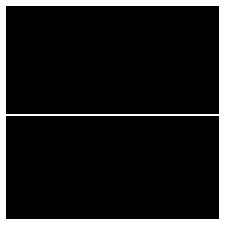
#> input picture data/FTex2_res/img1_hor_line.tiff, 225 x 225 px
$ python -i fibfourier.py   (imports and definitions only)
#> lines starting #> are read from the running program, lines starting #| are printed output that depends on the picture; after the words box and inside, x2 and y2 are one past the last pixel; in counts of white or black regions, pixels touching at a corner belong together
#> further down, picture is the input picture: shape (225, 225, 3); 11.2% white; 1 white region, box (x1, y1, x2, y2) and area: (0, 0, 225, 225) 5682
"""
Implementation of functions for FT analysis of 2D FRC images.
------------------------------------------------------------------------------------------------
@ Lakshminarayanan Mohana Kumar
22nd July 2021
"""

import numpy as np
# from matplotlib_settings import *
# from matplotlib import pyplot as plt
# import skimage.io as skio
from skimage import img_as_float
from skimage.color import rgb2gray
from skimage.transform import rotate  # EuclideanTransform, warp,
# import skimage.feature as skfeature
# from fiborient import orient_tensor_2D, theo_orient_tensor_2D
from skimage.filters import window
from scipy.fftpack import fft2, fftshift
from itertools import product, combinations


__version__ = '0.1'


def delta(i, j):
    if i==j:
        return 1
    else:
        return 0


def fourier_orient_tensor_2order(image, windowName='hann'):
    if image.ndim > 2:
        image = rgb2gray(image)
    image = img_as_float(image)

    # Fourier Transform
    wimg = image * window(windowName, image.shape)  # windowing the image
    wimgFT = np.abs(fftshift(fft2(wimg)))  # FT

    # Calculation of orientation tensor in Fourier space:
    m, n = wimgFT.shape
    u = np.arange(0, m) - m // 2
    v = np.arange(0, n) - n // 2
    uu, vv = np.meshgrid(u, v)  # all points in Fourier space
    r = np.sqrt(uu ** 2 + vv ** 2)  # radial distance to each point.
    r = np.where(r == 0, 1, r)

    ku = np.divide(uu, r)  # spatial frequency (unit vector component) in u-direction (x)
    kv = np.divide(vv, r)  # spatial frequency (unit vector component) in v-direction (y)
    E = np.sum(wimgFT)  # Total energy in Fourier space (sum of values at all points)

    # elements of the orientation tensor
    Quu = np.sum(ku ** 2 * wimgFT) / E
    Quv = np.sum(ku * kv * wimgFT) / E
    Qvv = np.sum(kv ** 2 * wimgFT) / E

    Q = np.array([[Quu, Quv], [Quv, Qvv]])  # orientation tensor in Fspace

    # estimating the actual orientation tensor from the tensor obtained in Fspace
    # rot = -np.pi / 2  # The axes in Fourier space are rotated by 90 degress w.r.t the axes in original image.
    R = np.array([[0, -1], [1, 0]])

    # transformation of orientation tensor for 90 degrees rotation.
    Q = R @ Q @ R.T  # Q is from Fourier space. Q2 is in original image.
    A = Q - 0.5 * np.eye(2)
    return Q, A


def fourier_orient_tensor_4order(image, windowName='hann'):
#> called with windowName = 'hann'
    if image.ndim > 2:
        image = rgb2gray(image)
    image = img_as_float(image)

    # Fourier Transform
    wimg = image * window(windowName, image.shape)  # windowing the image
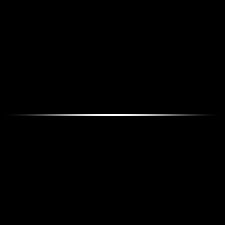
#> wimg: shape (225, 225) float64; min 0, max 0.999, mean 0.00444
    wimgFT = np.abs(fftshift(fft2(wimg)))  # FT
    wimgFT = rotate(wimgFT, 90, order=3)  # rotating image to match orientation of FT space with real space


    # Calculation of orientation tensor in Fourier space:
    m, n = wimgFT.shape
#> m = 225; n = 225
    u = np.arange(0, m) - m // 2
#> u = 225 values from -112 to 112
    v = np.arange(0, n) - n // 2
#> v = 225 values from -112 to 112
    uu, vv = np.meshgrid(u, v)  # all points in Fourier space
    r = np.sqrt(uu ** 2 + vv ** 2)  # radial distance to each point.
    r = np.where(r == 0, 1, r)

    k = np.zeros((2, m, n))
    k[0, :, :] = np.divide(uu, r)  # spatial frequency (unit vector component) in u-direction (x)
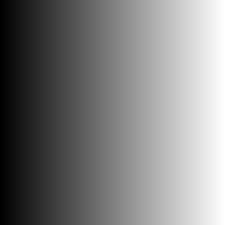
#> uu: shape (225, 225) int64; min -112, max 112, mean 0; drawn with min black and max white
    k[1, :, :] = np.divide(vv, r)  # spatial frequency (unit vector component) in v-direction (y)
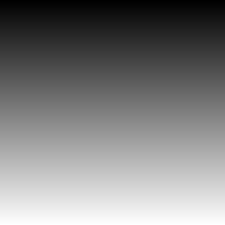
#> vv: shape (225, 225) int64; min -112, max 112, mean 0; drawn with min black and max white
    E = np.sum(wimgFT)  # Total energy in Fourier space (sum of values at all points)
#> E = 65212.2

    coords = [(0, 1)]
    order = 4
    base = tuple(coords * order)
    indices = product(*base)

    Q = []
    # elements of the orientation tensor
    for indx in indices:
        elem = wimgFT.copy()
        for i in indx:
            elem = elem * k[i, :, :]
        Q.append(np.sum(elem))
#> after the loop, Q = [63376.1, 1.54e-11, 1.54e-11, 404.7, 1.54e-11, 404.7, 404.7, -2.12e-13, 1.54e-11, 404.7, 404.7, -2.12e-13, 404.7, -2.12e-13, -2.11e-13, 801.5]

    Q = np.array(Q).reshape((order, order)) / E  # orientation tensor in FT space
#> Q = [[0.972, 2.36e-16, 2.36e-16, 0.00621], [2.36e-16, 0.00621, 0.00621, -3.25e-18], [2.36e-16, 0.00621, 0.00621, -3.25e-18], [0.00621, -3.25e-18, -3.24e-18, 0.0123]]

    # Anisotropy Tensor
    Q2, A2 = fourier_orient_tensor_2order(image, windowName=windowName)
#> in fourier_orient_tensor_2order, `u = np.arange(0, m) - m // 2`: u = 225 values from -112 to 112
#> in fourier_orient_tensor_2order, `r = np.sqrt(uu ** 2 + vv ** 2)`:
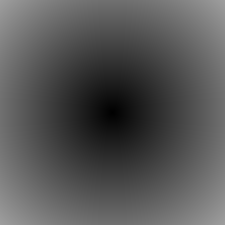
#> r: shape (225, 225) float64; min 0, max 158.4, mean 86.1
#> in fourier_orient_tensor_2order, `ku = np.divide(uu, r)`:
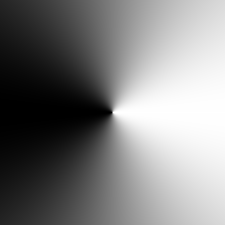
#> ku: shape (225, 225) float64; min -1, max 1, mean -1.4e-19; drawn with min black and max white
#> in fourier_orient_tensor_2order, `kv = np.divide(vv, r)`:
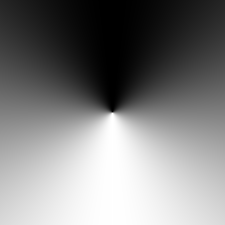
#> kv: shape (225, 225) float64; min -1, max 1, mean 8.98e-18; drawn with min black and max white
#> in fourier_orient_tensor_2order, `E = np.sum(wimgFT)`: E = 65212.2
#> in fourier_orient_tensor_2order, `Quu = np.sum(ku ** 2 * wimgFT) / E`: Quu = 0.0185
#> in fourier_orient_tensor_2order, `Quv = np.sum(ku * kv * wimgFT) / E`: Quv = 2.06e-17
#> in fourier_orient_tensor_2order, `Qvv = np.sum(kv ** 2 * wimgFT) / E`: Qvv = 0.978
#> in fourier_orient_tensor_2order, `Q = np.array([[Quu, Quv], [Quv, Qvv]])`: Q = [[0.0185, 2.06e-17], [2.06e-17, 0.978]]
#> in fourier_orient_tensor_2order, `R = np.array([[0, -1], [1, 0]])`: R = [[0, -1], [1, 0]]
#> in fourier_orient_tensor_2order, `Q = R @ Q @ R.T`: Q = [[0.978, -2.06e-17], [-2.06e-17, 0.0185]]
#> in fourier_orient_tensor_2order, `A = Q - 0.5 * np.eye(2)`: A = [[0.478, -2.06e-17], [-2.06e-17, -0.482]]
#> Q2 = [[0.978, -2.06e-17], [-2.06e-17, 0.0185]]; A2 = [[0.478, -2.06e-17], [-2.06e-17, -0.482]]
    A = Q.ravel()
#> A = [0.972, 2.36e-16, 2.36e-16, 0.00621, 2.36e-16, 0.00621, 0.00621, -3.25e-18, 2.36e-16, 0.00621, 0.00621, -3.25e-18, 0.00621, -3.25e-18, -3.24e-18, 0.0123]

    for itrno, indx in enumerate(indices):
        l = set(indx)
        term1 = 0
        term2 = 0
        for comb in combinations(l, 2):
            rem = tuple(l.difference(comb))
            term1 += delta(*comb) * Q2[rem]
            term2 += delta(*comb) * delta(*rem)

        A[itrno] = A[itrno] - (term1 / 6) + (term2 / 24)
    A = A.reshape(Q.shape)
#> A = [[0.972, 2.36e-16, 2.36e-16, 0.00621], [2.36e-16, 0.00621, 0.00621, -3.25e-18], [2.36e-16, 0.00621, 0.00621, -3.25e-18], [0.00621, -3.25e-18, -3.24e-18, 0.0123]]

    return Q, A

>>> import cv2
>>> picture = cv2.cvtColor(cv2.imread('../data/FTex2_res/img1_hor_line.tiff'), cv2.COLOR_BGR2RGB)
>>> result = fourier_orient_tensor_4order(picture)

$ run again, on data/FTex2_res/img2_array_of_lines_doublesp_FT.tiff
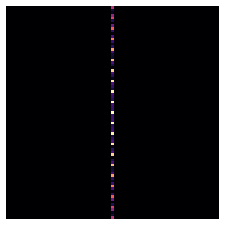
#> input picture data/FTex2_res/img2_array_of_lines_doublesp_FT.tiff, 225 x 225 px
#> in fourier_orient_tensor_4order, `wimg = image * window(windowName, image.shape)`:
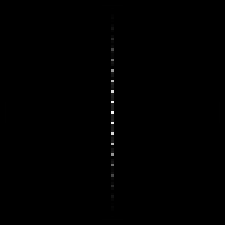
#> wimg: shape (225, 225) float64; min 0, max 0.97, mean 0.00209
#> in fourier_orient_tensor_4order, `wimgFT = np.abs(fftshift(fft2(wimg)))`:
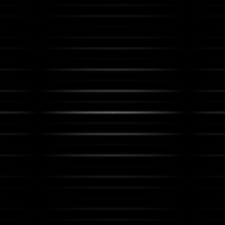
#> wimgFT: shape (225, 225) float64; min 1.29e-06, max 105.7, mean 2.3
#> in fourier_orient_tensor_4order, `E = np.sum(wimgFT)`: E = 117963.4
#> after the loop in fourier_orient_tensor_4order, `for indx in indices:`: Q = [45138.4, -7.41e-13, -7.64e-13, 12635.6, -6.66e-13, 12635.6, 12635.6, -6.22e-12, -7e-13, 12635.6, 12635.6, -6.22e-12, 12635.6, -6.2e-12, -6.28e-12, 47448]
#> in fourier_orient_tensor_4order, `Q = np.array(Q).reshape((order, order)) / E`: Q = [[0.383, -6.28e-18, -6.48e-18, 0.107], [-5.65e-18, 0.107, 0.107, -5.27e-17], [-5.93e-18, 0.107, 0.107, -5.27e-17], [0.107, -5.25e-17, -5.32e-17, 0.402]]
#> in fourier_orient_tensor_2order, `u = np.arange(0, m) - m // 2`: u = 225 values from -112 to 112
#> in fourier_orient_tensor_2order, `E = np.sum(wimgFT)`: E = 117963.4
#> Quu = 0.509
#> Quv = -6.63e-19
#> Qvv = 0.49
#> in fourier_orient_tensor_2order, `Q = np.array([[Quu, Quv], [Quv, Qvv]])`: Q = [[0.509, -6.63e-19], [-6.63e-19, 0.49]]
#> R = [[0, -1], [1, 0]]
#> in fourier_orient_tensor_2order, `Q = R @ Q @ R.T`: Q = [[0.49, 6.63e-19], [6.63e-19, 0.509]]
#> in fourier_orient_tensor_2order, `A = Q - 0.5 * np.eye(2)`: A = [[-0.0102, 6.63e-19], [6.63e-19, 0.00934]]
#> Q2 = [[0.49, 6.63e-19], [6.63e-19, 0.509]]; A2 = [[-0.0102, 6.63e-19], [6.63e-19, 0.00934]]
#> in fourier_orient_tensor_4order, `A = Q.ravel()`: A = [0.383, -6.28e-18, -6.48e-18, 0.107, -5.65e-18, 0.107, 0.107, -5.27e-17, -5.93e-18, 0.107, 0.107, -5.27e-17, 0.107, -5.25e-17, -5.32e-17, 0.402]
#> in fourier_orient_tensor_4order, `A = A.reshape(Q.shape)`: A = [[0.383, -6.28e-18, -6.48e-18, 0.107], [-5.65e-18, 0.107, 0.107, -5.27e-17], [-5.93e-18, 0.107, 0.107, -5.27e-17], [0.107, -5.25e-17, -5.32e-17, 0.402]]
